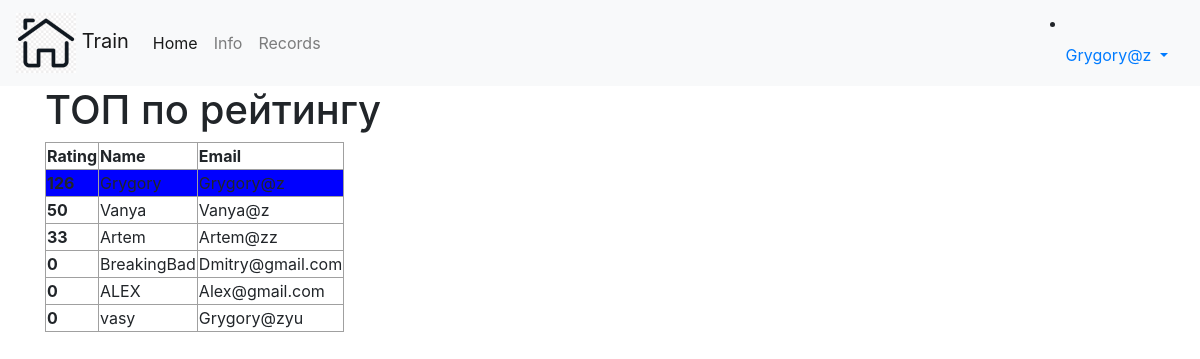
/records (signed in), run on the app's committed database.
### data/users.py (models this page shows, shortened)
class User(SqlAlchemyBase, UserMixin, SerializerMixin):
    __tablename__ = 'users'
    id = sqlalchemy.Column(sqlalchemy.Integer,
                           primary_key=True, autoincrement=True)
    name = sqlalchemy.Column(sqlalchemy.String, nullable=True)
    about = sqlalchemy.Column(sqlalchemy.String, nullable=True)
    email = sqlalchemy.Column(sqlalchemy.String,
                              index=True, unique=True, nullable=True)
    hashed_password = sqlalchemy.Column(sqlalchemy.String, nullable=True)
    created_date = sqlalchemy.Column(sqlalchemy.DateTime,
                                     default=datetime.datetime.now)
    news = orm.relationship("News", back_populates='user')
    height = sqlalchemy.Column(sqlalchemy.Integer)
    weight = sqlalchemy.Column(sqlalchemy.Integer)
    age = sqlalchemy.Column(sqlalchemy.Integer)
    sex = sqlalchemy.Column(sqlalchemy.String, nullable=True)
    rating = sqlalchemy.Column(sqlalchemy.Integer)

### main.py (the view)
@app.route('/records',  methods=['GET', 'POST'])
def records():
    db_sess = db_session.create_session()
    users = db_sess.query(User)
    z = sorted([el for el in users], key=lambda x: -x.rating)
    if current_user.is_authenticated:
        return render_template("records.html", users=z, user_name=session['name'])
    else:
        return render_template("records.html", users=z)

### data/db_session.py (called while the page is built)
def create_session() -> Session:
    global __factory
    return __factory()

### main.py (called while the page is built)
@login_manager.user_loader
def load_user(user_id):
    db_sess = db_session.create_session()
    return db_sess.query(User).get(user_id)

### templates/records.html (shortened to what this page needs)
{% extends "base.html" %}
{% block content %}
<h1>ТОП по рейтингу</h1>
<table>
  <thead>
    <tr>
      <th scope="col">Rating</th>
      <th scope="col">Name</th>
      <th scope="col">Email</th>
    </tr>
  </thead>
    <tbody>
{% for item in users %}
{% if item.email == user_name %}
    <tr bgcolor="BLUE">
      <th scope="row">{{ item.rating }}</th>
      <td>{{ item.name }}</td>
      <td>{{ item.email }}</td>
    </tr>
{% else %}
<tr>
      <th scope="row">{{ item.rating }}</th>
      <td>{{ item.name }}</td>
      <td>{{ item.email }}</td>
    </tr>
{% endif %}
{% endfor %}
</tbody>
</table>
{% endblock %}

### templates/base.html (shortened to what this page needs)
<!doctype html>
<html lang="en">
<head>
    <link rel="stylesheet"
          href="https://stackpath.bootstrapcdn.com/bootstrap/4.4.1/css/bootstrap.min.css"
>
    <link rel="stylesheet" type="text/css" href="static/css/style.css">
</head>
<body>
<header>
    <nav class="navbar navbar-expand-lg navbar-light bg-light">
  <a class="navbar-brand" href="/"><img src="static/img/home.png" width="60" height="60" alt=""> Train</a>
  <div class="collapse navbar-collapse" id="navbarSupportedContent">
    <ul class="navbar-nav mr-auto">
      <li class="nav-item active">
        <a class="nav-link" href="/">Home <span class="sr-only">(current)</span></a>
      </li>
      <li class="nav-item">
        <a class="nav-link" href="/info">Info</a>
      </li>
      <li class="nav-item">
        <a class="nav-link" href="/records">Records</a>
      </li>
    </ul>
    <form class="form-inline my-2 my-lg-0">
      {% if current_user.is_authenticated %}
        <li class="nav-item dropdown">
        <a class="nav-link dropdown-toggle" href="#" id="navbarDropdown" role="button" data-toggle="dropdown" aria-haspopup="true" aria-expanded="false">
          {{ user_name }}
        </a>
      </li>
{% else %}
    <p>
        <a class="btn btn-outline-success" href="/register">Зарегистрироваться</a>
        <a class="btn btn-outline-primary" href="/login">Войти</a>
    </p>
{% endif %}
    </form>
  </div>
</nav>
</header>
<main role="main" class="container">
    {% block content %}{% endblock %}
</main>
</body>
</html>

### static/css/style.css (style rules this page uses)
table { border: 2 px solid rgb(160 160 160); bgcolor: rgb(255, 0, 0); }
th, td { border: 1px solid rgb(160 160 160); bgcolor: rgb(255, 0, 0); }

### data on the page
User: email "Grygory@z"
User: rating "50", name "Vanya", email "Vanya@z"
User: rating "33", name "Artem", email "Artem@zz"
User: rating "0", name "BreakingBad", email "Dmitry@gmail.com"
User: rating "0", name "ALEX", email "Alex@gmail.com"
User: rating "0", name "vasy", email "Grygory@zyu"
